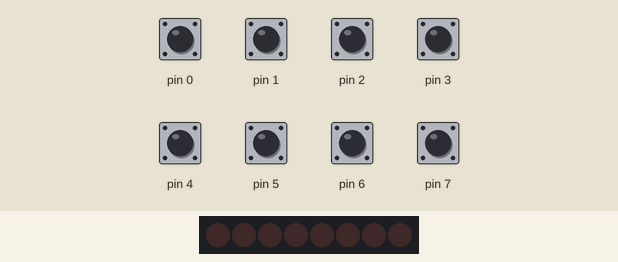
Bench run of a sketch on a simulated Arduino Uno, built with avr-gcc and run on an emulated ATmega328P. Shown: 8 shift-register outputs drawn as a row of LEDs (first output left, lit = HIGH). Wiring (inferred from the names in the program): shift register (74HC595): data pin 11; shift clock pin 12; latch pin 8. Wiring (inferred from the signals the program sends): row of LEDs: on Q0, Q1, Q2, Q3, Q4, Q5, Q6, Q7. Inputs (shaded band) come from the test bench; at power-on: pin 0–7 HIGH.

Above: at 1.2 s.
1.3 s: pin 0 pulled LOW for 0.15 s
At 1.38 s:
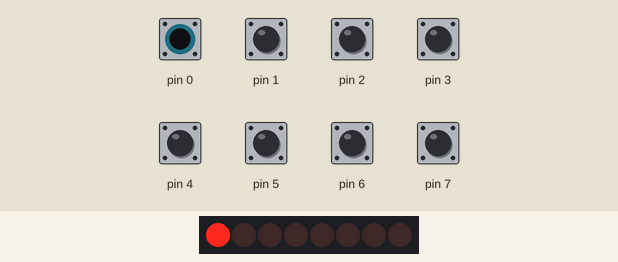
2.9 s: pin 1 pulled LOW for 0.15 s
At 2.98 s:
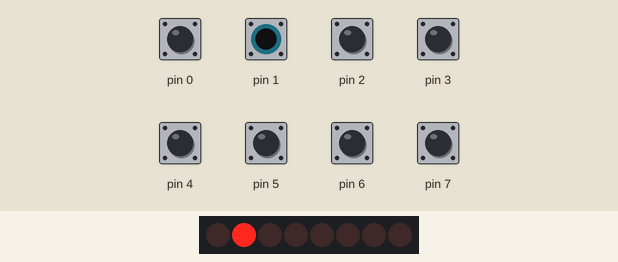
4.5 s: pin 2 pulled LOW for 0.15 s
At 4.58 s:
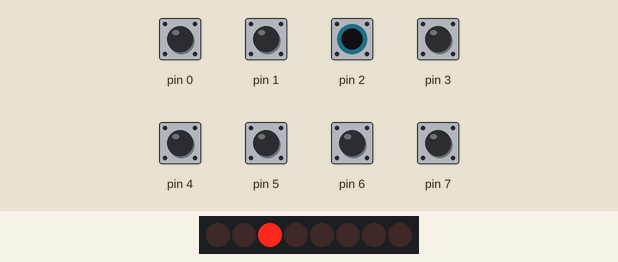
6.1 s: pin 3 pulled LOW for 0.15 s
At 6.18 s:
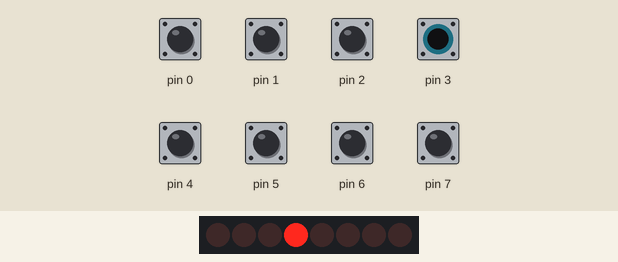
7.7 s: pin 4 pulled LOW for 0.15 s
At 7.78 s:
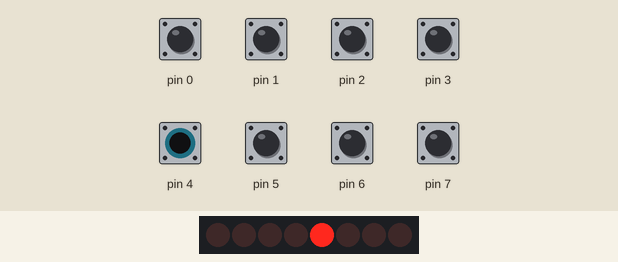
9.3 s: pin 5 pulled LOW for 0.15 s
At 9.37 s:
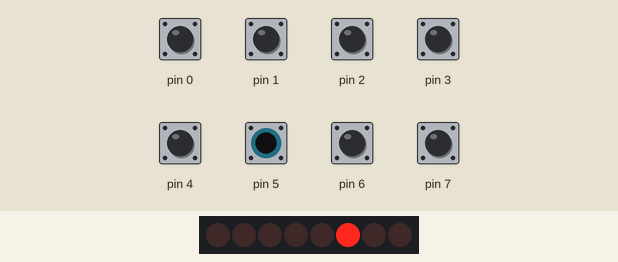
Timing chart, 0 to 11.9 s (numbered marks = the images above; inputs shaded):
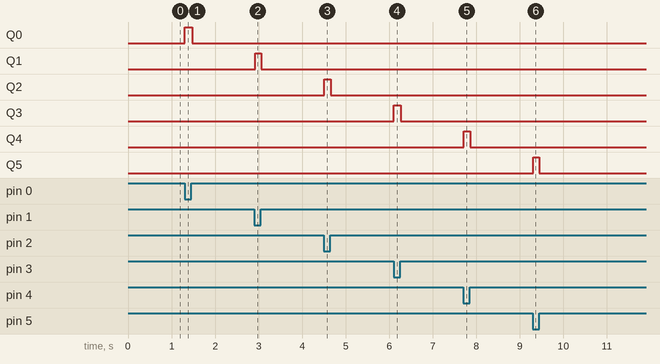

Measured:
- after the input at 1.3 s, Q0: LOW → HIGH at once, → LOW 0.17 s later
- after the input at 2.9 s, Q1: LOW → HIGH at once, → LOW 0.14 s later
- after the input at 4.5 s, Q2: LOW → HIGH at once, → LOW 0.14 s later
- after the input at 6.1 s, Q3: LOW → HIGH at once, → LOW 0.17 s later
- after the input at 7.7 s, Q4: LOW → HIGH at once, → LOW 0.14 s later
- after the input at 9.3 s, Q5: LOW → HIGH at once, → LOW 0.14 s later

The sketch:

EK006-read-buttons.ino
```cpp
/* Example code for EK006 8x Serial Relay Board.
   Read inputs D0 - D7 and activate relays. */

const int latchPin = 8;                           // Pin LT on Relay board
const int dataPin  = 11;                          // Pin DS on Relay board
const int clockPin = 12;                          // Pin CL on Relay board

void setup() {

  pinMode(latchPin, OUTPUT);
  pinMode(dataPin, OUTPUT);
  pinMode(clockPin, OUTPUT);

}

void loop() {

  DDRD = 0b00000000;                              // Set PORTD (D0 - D7) to inputs
  PORTD = 0b11111111;                             // Enable pull-up for PORTD
  byte data = ~PIND;                              // Read and invert PORTD (D0 - D7) and store to data

  digitalWrite(latchPin, LOW);                    // Latch is low while we load new data to register
  shiftOut(dataPin, clockPin, MSBFIRST, data);    // Load the data to register using ShiftOut function
  digitalWrite(latchPin, HIGH);                   // Toggle latch to present the new data on register outputs

  delay(24);                                      // Short delay to debounce buttons
}
```
